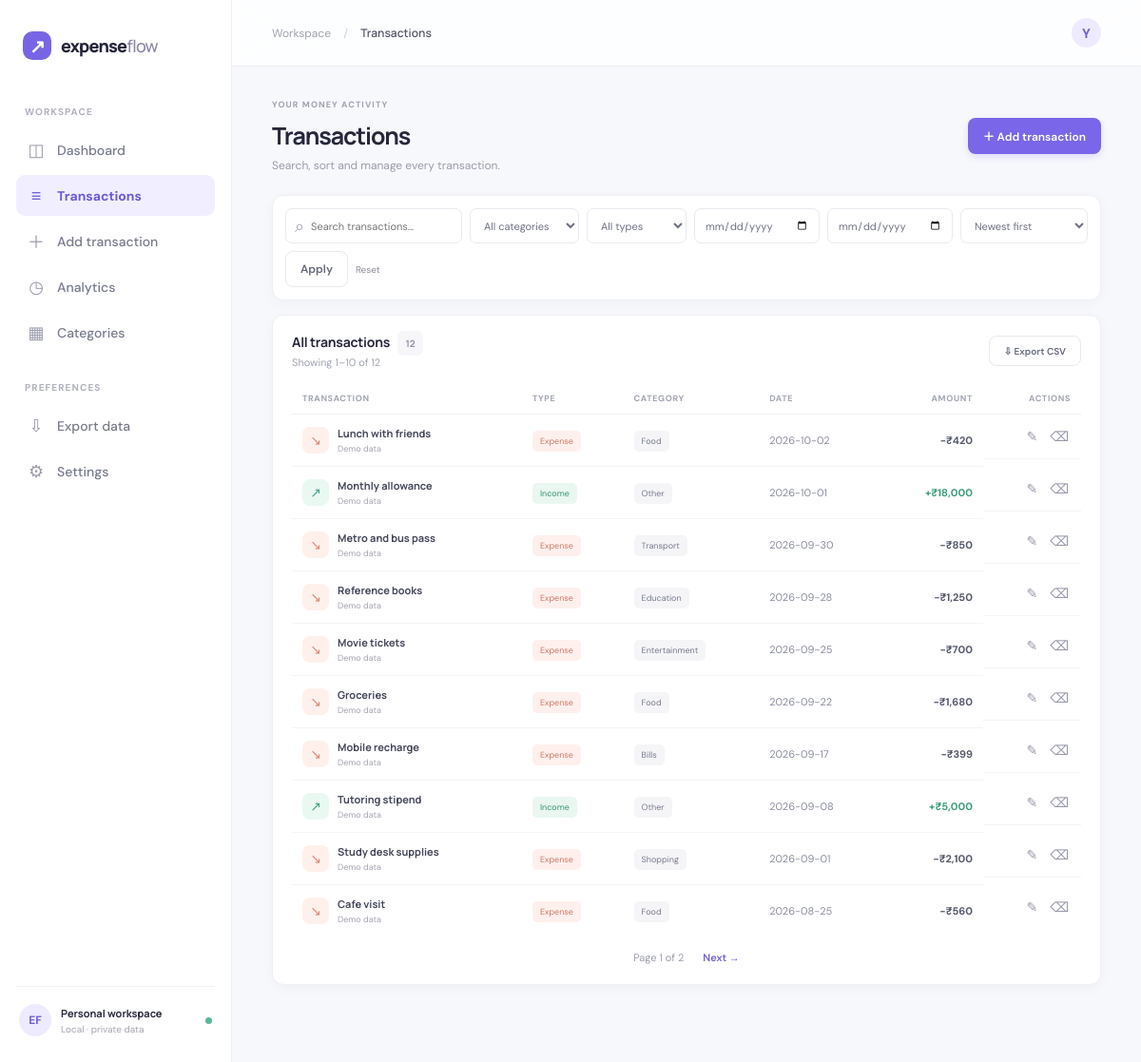
Page /transactions on the committed database.
### tables this page shows
CREATE TABLE transactions (
                id INTEGER PRIMARY KEY AUTOINCREMENT,
                date TEXT NOT NULL,
                type TEXT NOT NULL CHECK(type IN ('Income','Expense')),
                category TEXT NOT NULL,
                description TEXT NOT NULL,
                amount REAL NOT NULL CHECK(amount > 0),
                notes TEXT DEFAULT '',
                created_at TEXT NOT NULL DEFAULT CURRENT_TIMESTAMP
            );

### app.py (the view)
@app.route("/transactions")
def transactions():
    search = request.args.get("q", "").strip()[:100]
    category = request.args.get("category", "")
    kind = request.args.get("type", "")
    start, end = request.args.get("start", ""), request.args.get("end", "")
    sort = request.args.get("sort", "date_desc")
    page = max(1, request.args.get("page", 1, type=int) or 1)
    valid_sorts = {"date_desc": "date DESC,id DESC", "date_asc": "date ASC,id ASC", "amount_desc": "amount DESC", "amount_asc": "amount ASC"}
    conditions, args = [], []
    if search: conditions.append("(description LIKE ? OR category LIKE ?)"); args += [f"%{search}%", f"%{search}%"]
    if category: conditions.append("category=?"); args.append(category)
    if kind in ("Income", "Expense"): conditions.append("type=?"); args.append(kind)
    for val, op in ((start, ">="), (end, "<=")):
        try: date.fromisoformat(val); conditions.append(f"date {op} ?"); args.append(val)
        except ValueError: pass
    where = (" WHERE " + " AND ".join(conditions)) if conditions else ""
    with get_db() as db:
        total = db.execute("SELECT COUNT(*) FROM transactions"+where, args).fetchone()[0]
        rows = db.execute("SELECT * FROM transactions"+where+" ORDER BY "+valid_sorts.get(sort, valid_sorts["date_desc"])+" LIMIT 10 OFFSET ?", args+[10*(page-1)]).fetchall()
        cats = db.execute("SELECT name FROM categories ORDER BY name").fetchall()
    return render_template("transactions.html", active="transactions", txs=rows, categories=cats, total=total, page=page, pages=max(1,(total+9)//10), filters=request.args)

### app.py (called while the page is built)
@app.template_filter("inr")
def inr(value):
    try: n = float(value or 0)
    except (TypeError, ValueError): n = 0
    whole, dot, fraction = f"{abs(n):.2f}".partition(".")
    last = whole[-3:]
    rest = whole[:-3]
    while len(rest) > 2:
        last = rest[-2:] + "," + last
        rest = rest[:-2]
    grouped = (rest + "," if rest else "") + last
    suffix = ("." + fraction.rstrip("0")) if fraction.rstrip("0") else ""
    return ("-" if n < 0 else "") + "₹" + grouped + suffix

@app.context_processor
def global_data():
    return {"nav_categories": CATEGORIES}

### database.py (called while the page is built)
def get_db():
    DB_PATH.parent.mkdir(parents=True, exist_ok=True)
    conn = sqlite3.connect(DB_PATH)
    conn.row_factory = sqlite3.Row
    conn.execute("PRAGMA foreign_keys = ON")
    return conn

### templates/transactions.html
{% extends 'base.html' %}{% block title %}Transactions{% endblock %}{% block crumb %}Transactions{% endblock %}{% block content %}<section class="page-heading"><div><p class="eyebrow">YOUR MONEY ACTIVITY</p><h1>Transactions</h1><p class="muted">Search, sort and manage every transaction.</p></div><a href="{{ url_for('transaction_form') }}" class="button primary">＋ Add transaction</a></section><section class="panel filters-panel"><form class="filter-form" method="get"><label class="search-input"><span>⌕</span><input name="q" placeholder="Search transactions..." value="{{ filters.get('q','') }}"></label><select name="category"><option value="">All categories</option>{% for c in categories %}<option value="{{ c.name }}" {{ 'selected' if filters.get('category')==c.name }}>{{ c.name }}</option>{% endfor %}</select><select name="type"><option value="">All types</option><option {{ 'selected' if filters.get('type')=='Income' }} value="Income">Income</option><option {{ 'selected' if filters.get('type')=='Expense' }} value="Expense">Expense</option></select><input type="date" name="start" aria-label="From date" value="{{ filters.get('start','') }}"><input type="date" name="end" aria-label="To date" value="{{ filters.get('end','') }}"><select name="sort"><option value="date_desc" {{ 'selected' if filters.get('sort','date_desc')=='date_desc' }}>Newest first</option><option value="date_asc" {{ 'selected' if filters.get('sort')=='date_asc' }}>Oldest first</option><option value="amount_desc" {{ 'selected' if filters.get('sort')=='amount_desc' }}>Amount: high–low</option><option value="amount_asc" {{ 'selected' if filters.get('sort')=='amount_asc' }}>Amount: low–high</option></select><button class="button secondary" type="submit">Apply</button><a class="clear-link" href="{{ url_for('transactions') }}">Reset</a></form></section><section class="panel transactions-table"><div class="panel-heading"><div><h2>All transactions <span class="count-pill">{{ total }}</span></h2><p>Showing {{ ((page-1)*10+1) if total else 0 }}–{{ [page*10,total]|min }} of {{ total }}</p></div><a class="button secondary small-btn" href="{{ url_for('export_csv') }}">⇩ Export CSV</a></div>{% if txs %}<div class="table-scroll"><table><thead><tr><th>TRANSACTION</th><th>TYPE</th><th>CATEGORY</th><th>DATE</th><th class="right">AMOUNT</th><th class="right">ACTIONS</th></tr></thead><tbody>{% for tx in txs %}<tr><td><div class="table-title"><span class="tx-symbol {{ 'income-symbol' if tx.type=='Income' else 'expense-symbol' }}">{{ '↗' if tx.type=='Income' else '↘' }}</span><span><strong>{{ tx.description }}</strong>{% if tx.notes %}<small>{{ tx.notes }}</small>{% endif %}</span></div></td><td><span class="type-pill {{ 'type-income' if tx.type=='Income' else 'type-expense' }}">{{ tx.type }}</span></td><td><span class="tag">{{ tx.category }}</span></td><td>{{ tx.date }}</td><td class="right amount {{ 'positive' if tx.type=='Income' else '' }}">{{ '+' if tx.type=='Income' else '−' }}{{ tx.amount|inr }}</td><td class="right actions"><a title="Edit" href="{{ url_for('transaction_form',tx_id=tx.id) }}">✎</a><form method="post" action="{{ url_for('delete_transaction',tx_id=tx.id) }}" onsubmit="return confirm('Delete this transaction? This cannot be undone.')"><button title="Delete" aria-label="Delete transaction">⌫</button></form></td></tr>{% endfor %}</tbody></table></div>{% else %}<div class="empty-state"><span>◷</span><strong>No transactions found</strong><p>Try changing your filters, or add a transaction.</p><a class="button primary" href="{{ url_for('transaction_form') }}">＋ Add transaction</a></div>{% endif %}{% if pages>1 %}<div class="pagination">{% if page>1 %}<a href="{{ url_for('transactions',q=filters.get('q',''),category=filters.get('category',''),type=filters.get('type',''),start=filters.get('start',''),end=filters.get('end',''),sort=filters.get('sort','date_desc'),page=page-1) }}">← Previous</a>{% endif %}<span>Page {{ page }} of {{ pages }}</span>{% if page<pages %}<a href="{{ url_for('transactions',q=filters.get('q',''),category=filters.get('category',''),type=filters.get('type',''),start=filters.get('start',''),end=filters.get('end',''),sort=filters.get('sort','date_desc'),page=page+1) }}">Next →</a>{% endif %}</div>{% endif %}</section>{% endblock %}

### static/css/style.css (style rules this page uses)
:root { --ink:#26273a;--muted:#9297a7;--line:#eeeef3;--surface:#fff;--bg:#f7f8fc;--purple:#7966e8;--purple-dark:#6854d4;--green:#45a989;--coral:#e88778;--shadow:0 3px 14px rgba(35,37,65,.035) }
* { box-sizing:border-box }
body { margin:0;background:var(--bg);color:var(--ink);font-family:'DM Sans',sans-serif;font-size:14px }
h1,h2,h3,strong { font-family:'Manrope','DM Sans',sans-serif }
a { color:inherit;text-decoration:none }
button,input,select,textarea { font:inherit }
.welcome-row,.page-heading { display:flex;align-items:center;justify-content:space-between;margin-bottom:24px }
.eyebrow { font-size:9px;font-weight:700;letter-spacing:1.1px;color:#a0a1b1;margin:0 0 9px }
.welcome-row h1,.page-heading h1 { font-size:27px;letter-spacing:-1.1px;margin:0 0 6px }
.muted { color:#999cab;margin:0;font-size:12px }
.button { min-height:38px;padding:0 15px;border:1px solid transparent;border-radius:8px;display:inline-flex;align-items:center;justify-content:center;gap:8px;font-weight:600;font-size:12px;cursor:pointer;transition:.18s }
.button.primary { background:var(--purple);color:white;box-shadow:0 3px 7px #7966e833 }
.button.secondary { background:#fff;border-color:#e9e9ef;color:#65697b }
.stat-card,.panel { background:var(--surface);border:1px solid #eff0f4;border-radius:12px;box-shadow:var(--shadow) }
.panel { padding:19px 20px;margin-bottom:16px }
.panel-heading { display:flex;justify-content:space-between;align-items:center;margin-bottom:15px }
.panel-heading h2,.settings-card h2,.add-category h2 { font-size:14px;letter-spacing:-.25px;margin:0 0 5px }
.panel-heading p,.add-category p { color:#a1a4b0;font-size:11px;margin:0 }
.period-chip,.count-pill { padding:6px 9px;border-radius:6px;background:#f7f7fa;color:#9295a5;font-size:10px }
.table-scroll { width:100%;overflow-x:auto }
table { border-collapse:collapse;width:100%;text-align:left;white-space:nowrap }
th { font-size:9px;letter-spacing:.65px;color:#a2a5b2;font-weight:700;padding:10px 11px;border-bottom:1px solid #f0f0f4 }
td { padding:12px 11px;border-bottom:1px solid #f4f4f7;font-size:11px;color:#8a8d9d }
tbody tr:last-child td { border-bottom:none }
.right { text-align:right }
.table-title { display:flex;align-items:center;gap:9px }
.table-title strong,.table-title small { display:block }
.table-title strong { font-size:11px;color:#44475a }
.table-title small { font-size:9px;color:#a3a5b1;margin-top:3px;max-width:170px;overflow:hidden;text-overflow:ellipsis }
.tx-symbol { height:28px;width:28px;border-radius:8px;display:grid;place-items:center;font-size:14px }
.income-symbol { background:#eaf8f2;color:#40a787 }
.expense-symbol { background:#fff0ec;color:#de8876 }
.tag,.type-pill { font-size:9px;padding:5px 8px;border-radius:5px;background:#f5f5f8;color:#777b8c }
.type-income { color:#379477;background:#eaf7f1 }
.type-expense { color:#cf7a69;background:#fff0ed }
.amount { font-weight:700;color:#55586b }
.amount.positive { color:#3b9c7d }
.page-heading { margin-bottom:23px }
.page-heading h1 { font-size:25px }
.filters-panel { padding:13px;margin-bottom:15px }
.filter-form { display:flex;align-items:center;gap:8px;flex-wrap:wrap }
.filter-form select,.filter-form input,.inline-add input,.field input,.field select,.field textarea,.export-options select { height:37px;border:1px solid #e9eaf0;border-radius:7px;background:#fff;padding:0 10px;color:#6e7182;font-size:11px;outline:none }
.filter-form select { min-width:105px }
.filter-form input[type=date] { width:132px }
.search-input { display:flex;align-items:center;gap:7px;border:1px solid #e9eaf0;border-radius:7px;padding:0 9px;height:37px;flex:1;min-width:160px }
.search-input span { font-size:18px;color:#a4a5b1 }
.search-input input { height:33px;border:0;padding:0;min-width:0;width:100%;outline:0 }
.clear-link { font-size:10px;color:#8d8e9c }
.transactions-table { padding:18px 20px }
.count-pill { margin-left:5px }
.small-btn { min-height:32px;font-size:10px }
.actions { display:flex;align-items:center;justify-content:flex-end;gap:9px }
.actions a,.actions button { color:#9698a8;border:0;background:none;cursor:pointer;font-size:14px;padding:2px }
.actions form { margin:0 }
.pagination { display:flex;justify-content:center;align-items:center;gap:20px;padding:15px 0 3px;color:#999cab;font-size:11px }
.pagination a { color:#7160d5;font-weight:600 }

### rows in the picture
transactions: type "↘", description "Lunch with friends", notes "Demo data", type "Expense", category "Food", date "2026-10-02", type "−", amount|inr "₹420"
transactions: type "↗", description "Monthly allowance", notes "Demo data", type "Income", category "Other", date "2026-10-01", type "+", amount|inr "₹18,000"
transactions: type "↘", description "Metro and bus pass", notes "Demo data", type "Expense", category "Transport", date "2026-09-30", type "−", amount|inr "₹850"
transactions: type "↘", description "Reference books", notes "Demo data", type "Expense", category "Education", date "2026-09-28", type "−", amount|inr "₹1,250"
transactions: type "↘", description "Movie tickets", notes "Demo data", type "Expense", category "Entertainment", date "2026-09-25", type "−", amount|inr "₹700"
transactions: type "↘", description "Groceries", notes "Demo data", type "Expense", category "Food", date "2026-09-22", type "−", amount|inr "₹1,680"
transactions: type "↘", description "Mobile recharge", notes "Demo data", type "Expense", category "Bills", date "2026-09-17", type "−", amount|inr "₹399"
transactions: type "↗", description "Tutoring stipend", notes "Demo data", type "Income", category "Other", date "2026-09-08", type "+", amount|inr "₹5,000"
transactions: type "↘", description "Study desk supplies", notes "Demo data", type "Expense", category "Shopping", date "2026-09-01", type "−", amount|inr "₹2,100"
transactions: type "↘", description "Cafe visit", notes "Demo data", type "Expense", category "Food", date "2026-08-25", type "−", amount|inr "₹560"

### other values in the picture
{{ total }} "12"
{{ ((page-1)*10+1) if total else 0 }} "1"
{{ [page*10,total]|min }} "10"
{{ page }} "1"
{{ pages }} "2"
